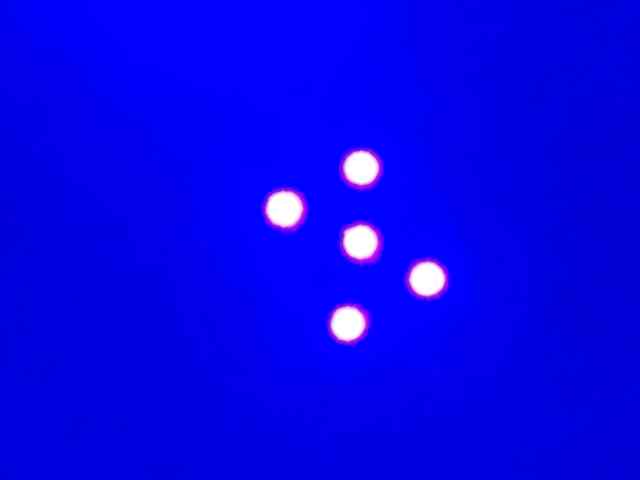
#> input picture image_1.png, 640 x 480 px
$ python LD_3854_led_detection.py --image ../image_1.png
#> lines starting #> are read from the running program, lines starting #| are printed output that depends on the picture; after the words box and inside, x2 and y2 are one past the last pixel; in counts of white or black regions, pixels touching at a corner belong together
from imutils import contours
from skimage import measure
import numpy as np
import imutils
import cv2
import argparse

aliens = {
    2: 'alien_a',
    3: 'alien_b',
    4: 'alien_c',
    5: 'alien_d'
}

def write_to_txt_file(file_path, organism_type,centroid_x,centroid_y):
    with open(file_path, 'a') as file:
        file.write(f"Organism Type: {organism_type}\n")
        file.write(f"Centroid: ({round(centroid_x,4)}, {round(centroid_y,4)})\n\n")


def leds_cropped(image, mask):
    gray = cv2.cvtColor(image, cv2.COLOR_BGR2GRAY)
    blurred = cv2.GaussianBlur(gray, (15,15), 0)
    thresh = cv2.threshold(blurred, 200, 255, cv2.THRESH_BINARY)[1]
    thresh = cv2.erode(thresh, None, iterations=2)
    thresh = cv2.dilate(thresh, None, iterations=4)
    labels = measure.label(thresh, connectivity=2, background=0)

    for label in np.unique(labels):
        if label == 0:
            continue
        labelMask = np.zeros(thresh.shape, dtype="uint8")
        labelMask[labels == label] = 255
        numPixels = cv2.countNonZero(labelMask)
        if numPixels > 10:
            mask = cv2.add(mask, labelMask)

    cnts = cv2.findContours(mask.copy(), cv2.RETR_EXTERNAL, cv2.CHAIN_APPROX_SIMPLE)
    cnts = imutils.grab_contours(cnts)

    cv2.drawContours(image, cnts, -1, (0, 0, 255), 2)
    # cv2.imshow("df", image)

    centroids = []
    areas = []
    cx=0
    cy=0
    for (i, c) in enumerate(cnts):
        x,y = c[0][0]
        cv2.putText(image, str(i + 1), (x, y-10), cv2.FONT_HERSHEY_SIMPLEX, 0.5, (0, 0, 255), 2)
        area = cv2.contourArea(c)
        M = cv2.moments(c)
        if M["m00"] != 0:
            cX = M["m10"] / M["m00"]
            cY = M["m01"] / M["m00"]
        else:
            cX, cY = 0, 0
        centroids.append((cX, cY))
        cx = cx+cX
        cy=cy+cY
        areas.append(area)

    return len(np.unique(labels)),cx/(len(np.unique(labels))-1),cy/(len(np.unique(labels))-1)


def count_leds_in_mask(mask, original_image):
    image_h, image_w, _ = original_image.shape

    countours = cv2.findContours(mask.copy(), cv2.RETR_EXTERNAL, cv2.CHAIN_APPROX_SIMPLE)
    countours = imutils.grab_contours(countours)

    led_count = len(countours)

    # print(f"Number of LEDs in the given mask: {led_count}")

    for led_contour in countours:
        mask_led = np.zeros((image_h, image_w), dtype=np.uint8)
        cv2.drawContours(mask_led, [led_contour], 0, (255), thickness=cv2.FILLED)

        cropped_region = cv2.bitwise_and(original_image, original_image, mask=mask_led)
        numled_onep,centroid_x,centroid_y=(leds_cropped(cropped_region, np.zeros(mask.shape, dtype="uint8")))
        write_to_txt_file('abcd.txt',aliens[numled_onep-1],centroid_x,centroid_y)
        # cv2.imshow("Cropped LED Region", cropped_region)
        # cv2.waitKey(0)

    return led_count


parser = argparse.ArgumentParser()
parser.add_argument('--image', dest='input_image', required=True)
args = parser.parse_args()
path = args.input_image

image = cv2.imread(path, cv2.IMREAD_COLOR)
#> image is the input picture: shape (480, 640, 3); mean B, G, R 234.2, 4.3, 6.5
image_h, image_w, _ = image.shape
#> image_h = 480; image_w = 640
# print(image_h, image_w, _)
kernel = cv2.getStructuringElement(cv2.MORPH_RECT, (7, 7))
gray = cv2.cvtColor(image, cv2.COLOR_BGR2GRAY)
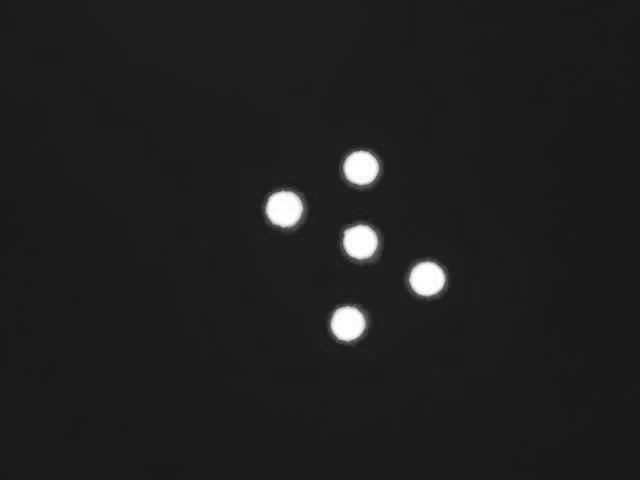
#> gray: shape (480, 640); min 24, max 255, mean 31.2
blurred = cv2.GaussianBlur(gray, (15, 15), 0)
thresh = cv2.threshold(blurred, 200, 255, cv2.THRESH_BINARY)[1]
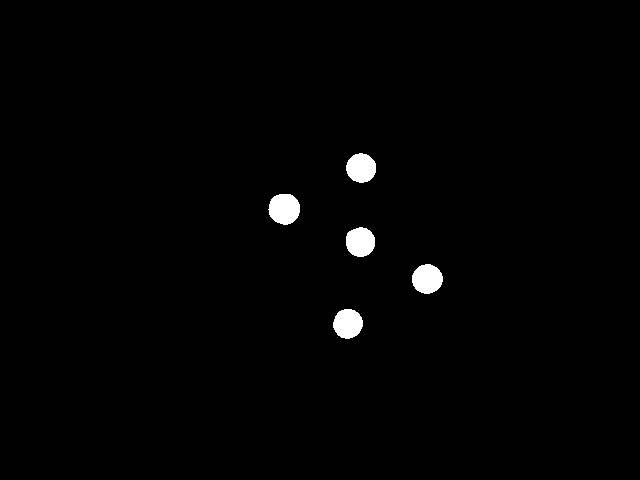
#> thresh: shape (480, 640); 1.2% white; 5 white regions, box (x1, y1, x2, y2) and area: (268, 194, 300, 225) 778, (412, 264, 443, 294) 717, (333, 309, 363, 339) 697, (346, 153, 376, 183) 696, (346, 227, 375, 257) 694
thresh = cv2.erode(thresh, None, iterations=2)
#> thresh: shape (480, 640); 0.8% white; 5 white regions, box (x1, y1, x2, y2) and area: (271, 196, 298, 223) 545, (414, 266, 441, 292) 489, (348, 230, 373, 255) 474, (335, 311, 361, 337) 473, (348, 156, 374, 181) 472
thresh = cv2.dilate(thresh, kernel, iterations=25)
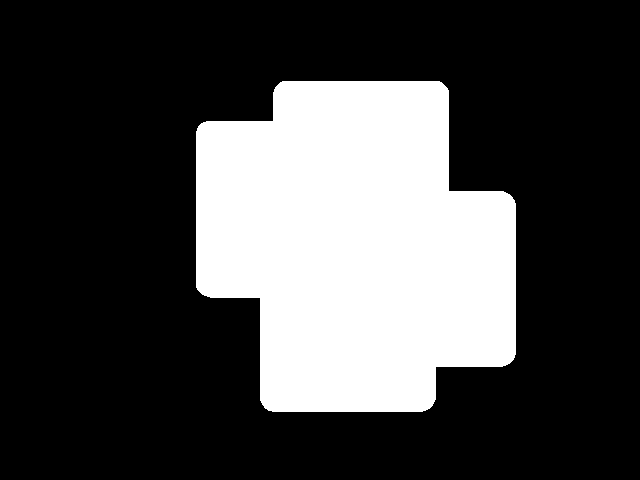
#> thresh: shape (480, 640); 27.4% white; 1 white region, box (x1, y1, x2, y2) and area: (196, 81, 516, 412) 84185

labels = measure.label(thresh, connectivity=2, background=0)
#> labels: shape (480, 640) int64; values 0 (black) and 1 (white), 27.4% white; 1 white region
mask = np.zeros(thresh.shape, dtype="uint8")

for label in np.unique(labels):
    if label == 0:
        continue
    labelMask = np.zeros(thresh.shape, dtype="uint8")
    labelMask[labels == label] = 255
    numPixels = cv2.countNonZero(labelMask)
    if numPixels > 100:
        mask = cv2.add(mask, labelMask)
#> this loop made 2 passes
#> numPixels on pass 2: 84185

led_count= count_leds_in_mask(mask, image)
#> in count_leds_in_mask, `image_h, image_w, _ = original_image.shape`: image_h = 480; image_w = 640
#> in count_leds_in_mask, `countours = cv2.findContours(mask.copy(), cv2.RETR_EXTERNAL, cv2.CHAIN..`: countours = 1 contour; box (x1, y1, x2, y2) and area: (196, 81, 516, 412) 83570
#> in count_leds_in_mask, `led_count = len(countours)`: led_count = 1
#> the loop in count_leds_in_mask, `for led_contour in countours:` made 1 pass
#> (numled_onep, centroid_x, centroid_y) on pass 1: (6, 355.8, 244)
#> pass 1, in count_leds_in_mask, `cropped_region = cv2.bitwise_and(original_image, original_image, mask=..`:
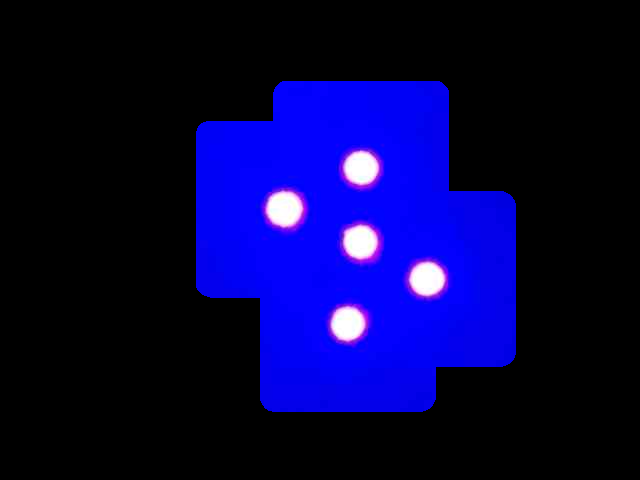
#> cropped_region: shape (480, 640, 3); mean B, G, R 67.6, 4, 5.7
#> pass 1, in leds_cropped, `gray = cv2.cvtColor(image, cv2.COLOR_BGR2GRAY)`:
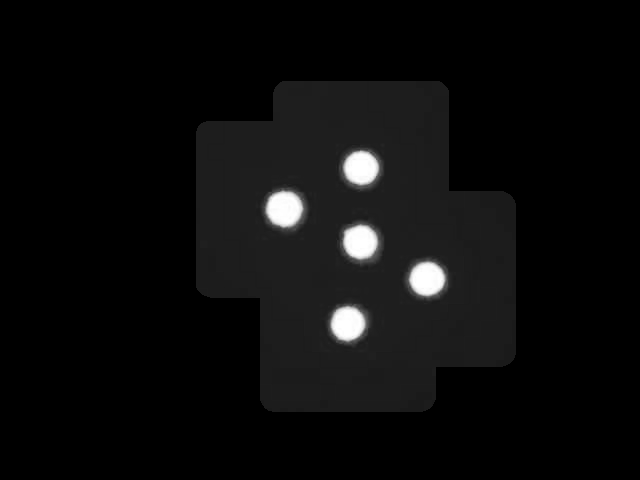
#> gray: shape (480, 640); min 0, max 255, mean 11.7
#> pass 1, in leds_cropped, `thresh = cv2.dilate(thresh, None, iterations=4)`:
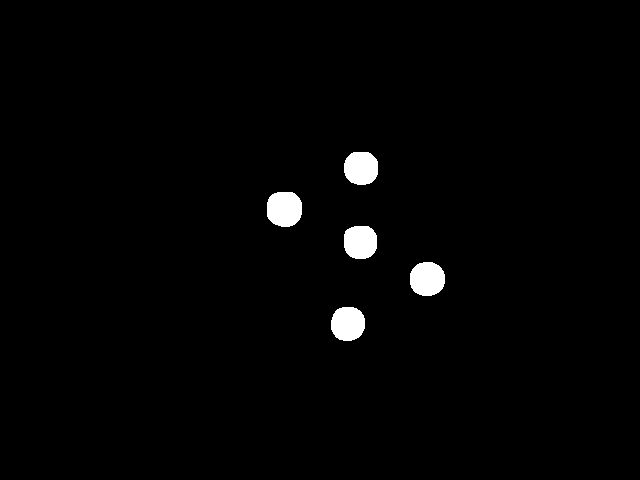
#> thresh: shape (480, 640); 1.6% white; 5 white regions, box (x1, y1, x2, y2) and area: (267, 192, 302, 227) 1041, (410, 262, 445, 296) 977, (331, 307, 365, 341) 953, (344, 152, 378, 185) 944, (344, 226, 377, 259) 938
#> after the loop in count_leds_in_mask, `for led_contour in countours:`:
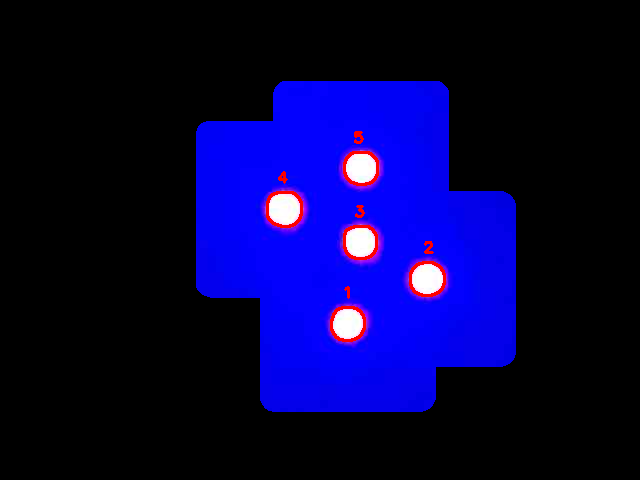
#> cropped_region: shape (480, 640, 3); 0.71% of pixels changed, all inside (x1, y1, x2, y2) = (266, 131, 446, 342)
#> led_count = 1

# print(f"Total number of LEDs in the image: {led_count}")

cv2.destroyAllWindows()

$ run again, on image_4.png
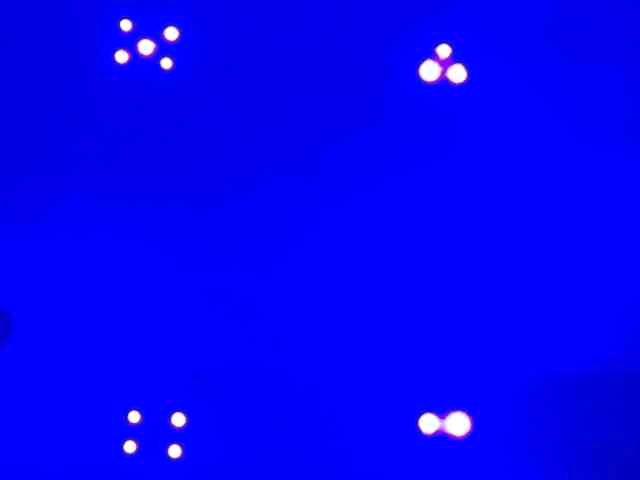
#> input picture image_4.png, 640 x 480 px
#> image is the input picture: shape (480, 640, 3); mean B, G, R 245.9, 3.4, 5.4
#> labels: shape (480, 640) int64; 5 distinct labels, from 0 to 4
#> the loop `for label in np.unique(labels):` made 5 passes
#> numPixels on passes 2 to 5: 27880, 28873, 27879, 26733
#> after the loop `for label in np.unique(labels):`:
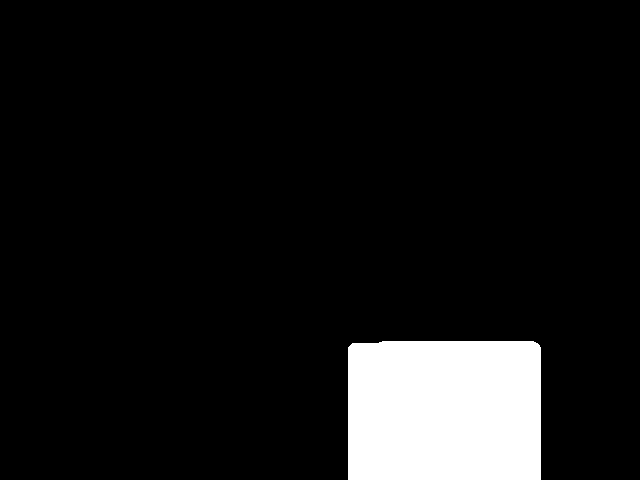
#> labelMask: shape (480, 640); 8.7% white; 1 white region
#> in count_leds_in_mask, `image_h, image_w, _ = original_image.shape`: image_h = 480; image_w = 640
#> countours = 4 contours; box (x1, y1, x2, y2) and area: (349, 0, 537, 154) 28536, (54, 341, 256, 480) 27541, (45, 0, 249, 139) 27540, (348, 341, 541, 480) 26408
#> in count_leds_in_mask, `led_count = len(countours)`: led_count = 4
#> the loop in count_leds_in_mask, `for led_contour in countours:` made 4 passes
#> (numled_onep, centroid_x, centroid_y) on passes 1 to 4: (3, 442.8, 423.3), (5, 153.9, 433.3), (4, 443.2, 64.93), (6, 146, 44.78)
#> after the loop in count_leds_in_mask, `for led_contour in countours:`:
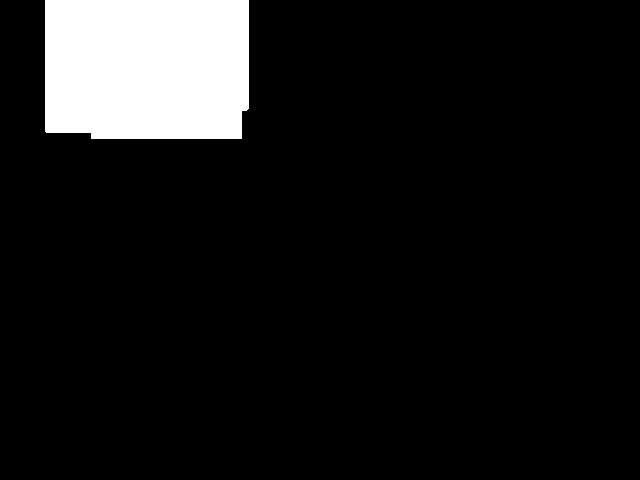
#> mask_led: shape (480, 640); 9.1% white; 1 white region, box (x1, y1, x2, y2) and area: (45, 0, 249, 139) 27880

$ run again, on image_5.png
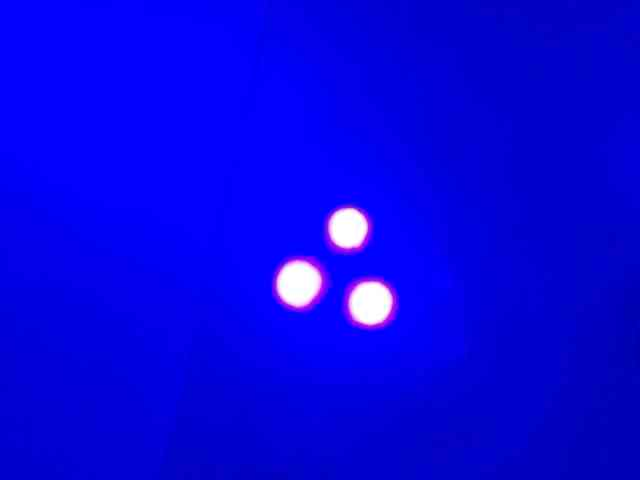
#> input picture image_5.png, 640 x 480 px
#> image is the input picture: shape (480, 640, 3); mean B, G, R 226.2, 4.1, 6.2
#> labels: shape (480, 640) int64; values 0 (black) and 1 (white), 19.5% white; 1 white region
#> the loop `for label in np.unique(labels):` made 2 passes
#> numPixels on pass 2: 59858
#> in count_leds_in_mask, `image_h, image_w, _ = original_image.shape`: image_h = 480; image_w = 640
#> countours = 1 contour; box (x1, y1, x2, y2) and area: (206, 138, 463, 396) 59382
#> in count_leds_in_mask, `led_count = len(countours)`: led_count = 1
#> the loop in count_leds_in_mask, `for led_contour in countours:` made 1 pass
#> (numled_onep, centroid_x, centroid_y) on pass 1: (4, 338.6, 271.2)
#> after the loop in count_leds_in_mask, `for led_contour in countours:`:
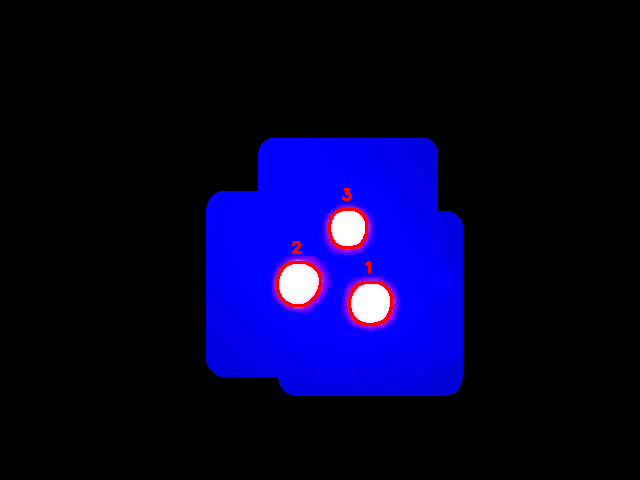
#> cropped_region: shape (480, 640, 3); mean B, G, R 46.5, 3.1, 5.5
